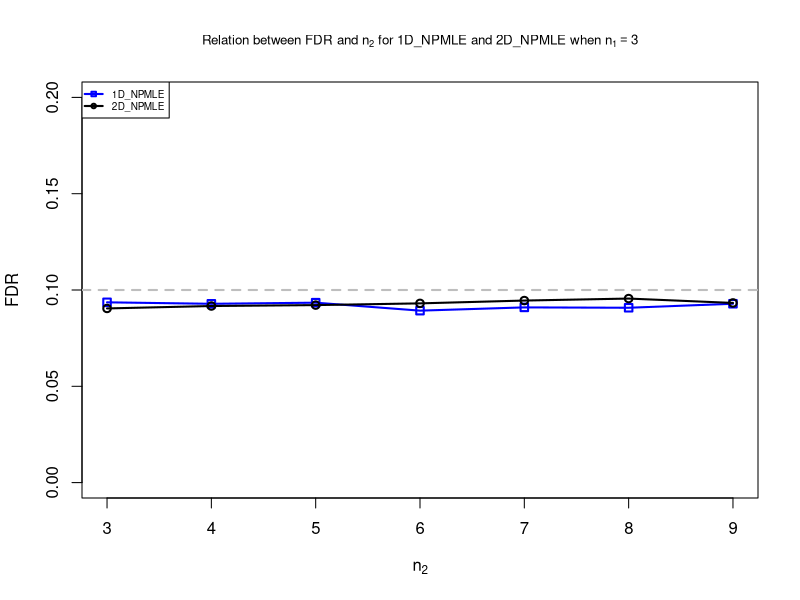
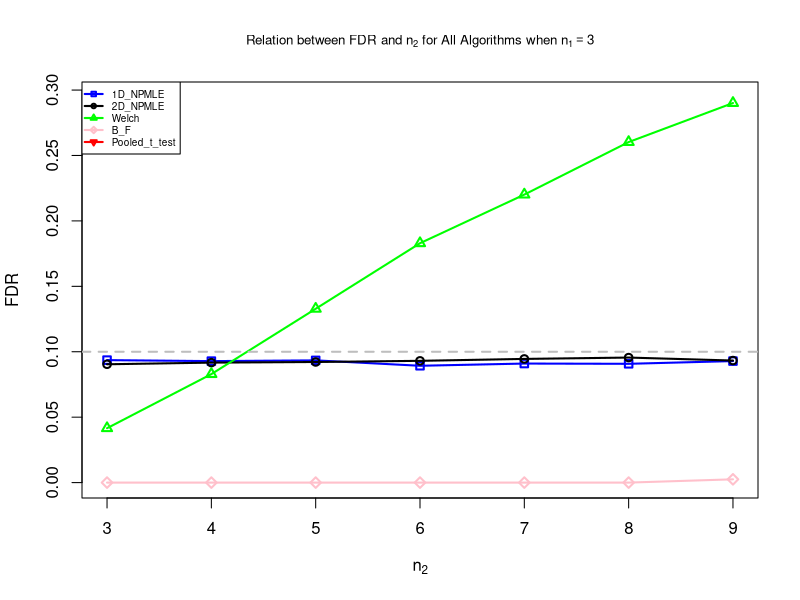
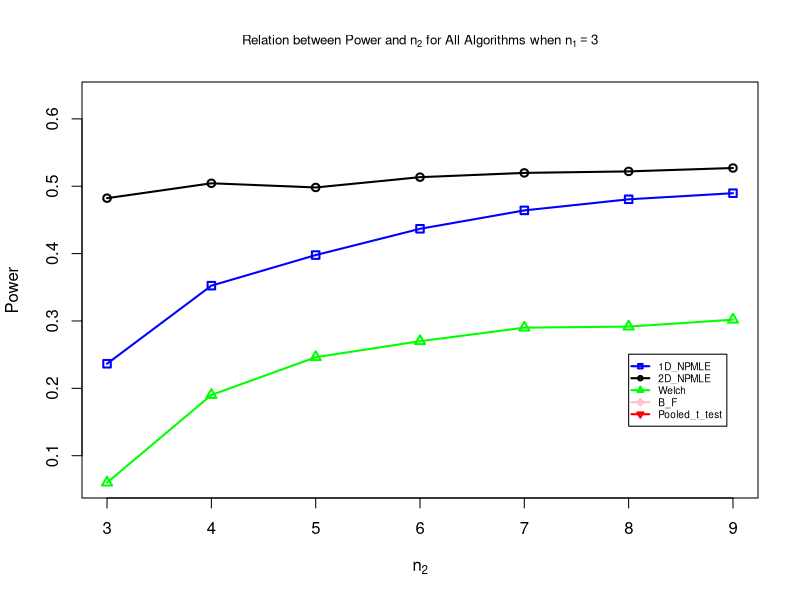
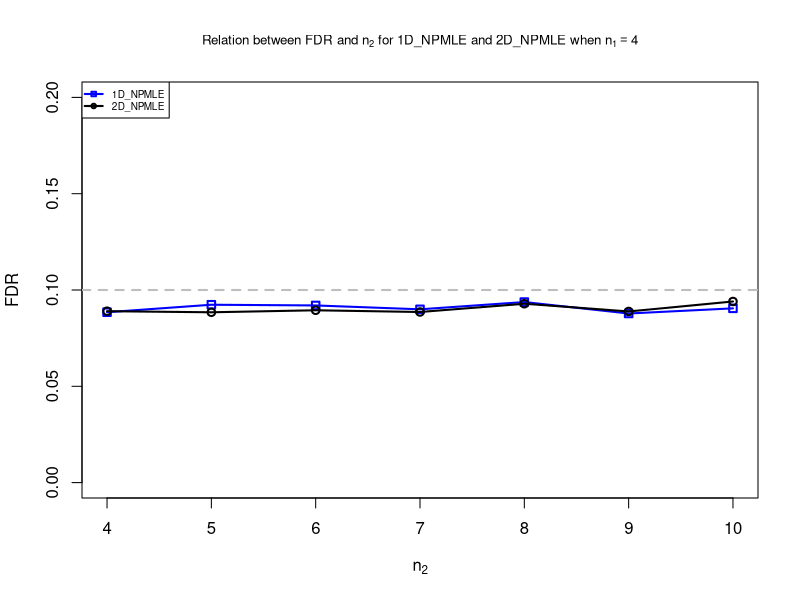
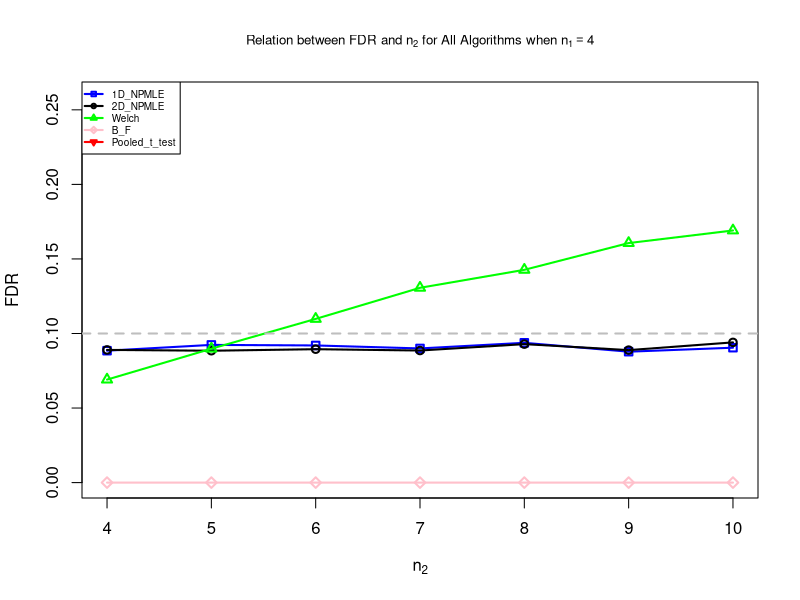
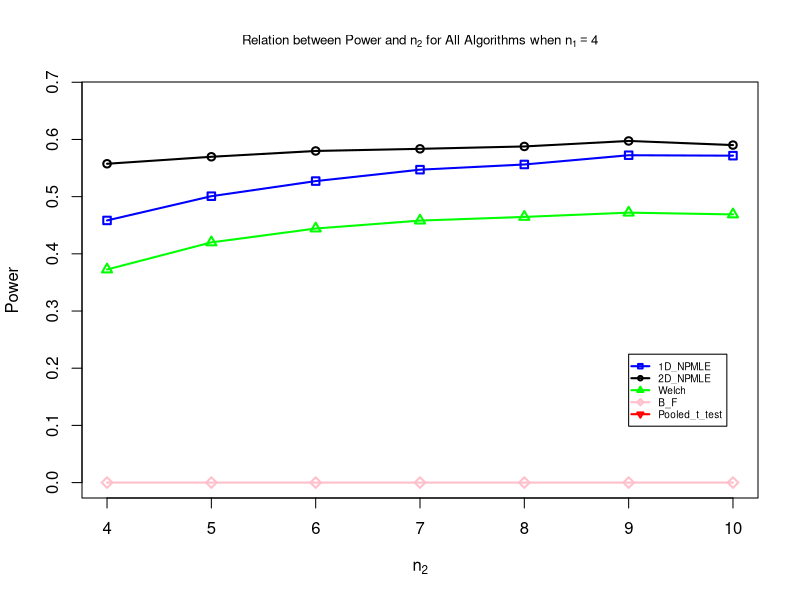
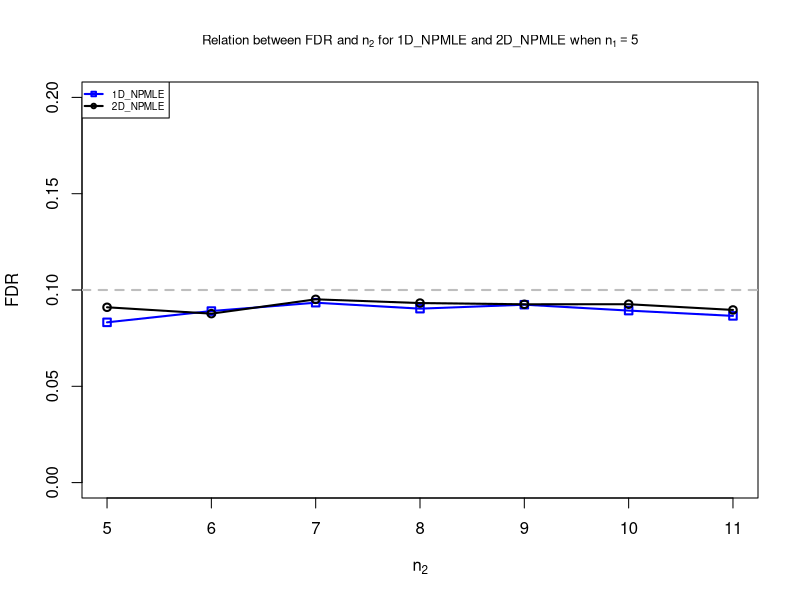
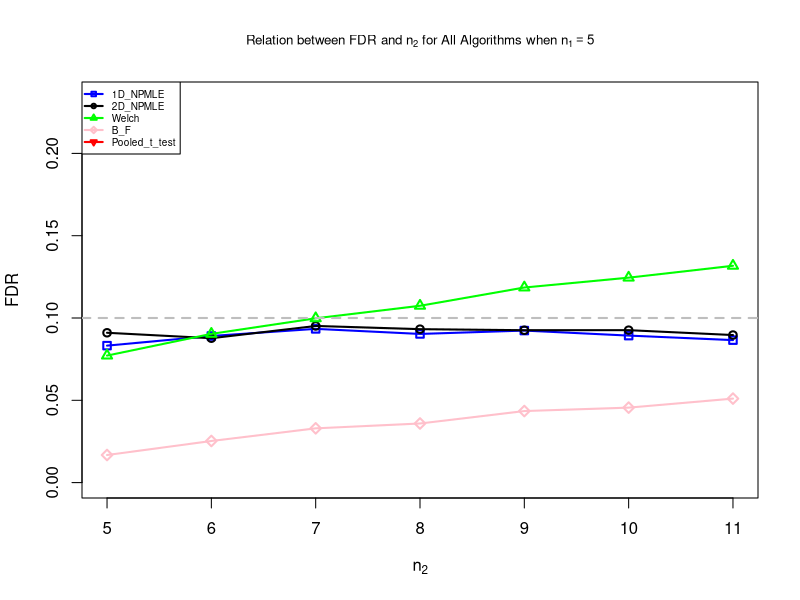

Write R code to recreate these figures, in order. (Note: this script raises an error after producing the figures.)
## ---- chunk 1
Full_FDR_Data = read.csv('./Full Data/Full_FDR_Data.csv')
Full_Power_Data = read.csv('./Full Data/Full_Power_Data.csv')
## ---- chunk 2
Full_Power_Data
## ---- chunk 3
Plotter = function(n1, length_n2, Full_FDR_Data, Full_Power_Data) {
  n2_range = c(n1: (n1 + length_n2 - 1))
  FDR_n1 = Full_FDR_Data[Full_FDR_Data$n1 == n1 & (Full_FDR_Data$n2 %in% n2_range), ]
  Power_n1 = Full_Power_Data[Full_Power_Data$n1 == n1 & (Full_Power_Data$n2 %in% n2_range), ]
  
  # FDR with 1D_NPMLE, 2D_NPMLE
  main = substitute(expression(paste('Relation between FDR and ', n[2], ' for 1D_NPMLE and 2D_NPMLE when ', n[1] == N1)), list(N1 = n1))
  plot(FDR_n1$n2, FDR_n1$X1D_NPMLE, type = 'o', pch = 0, col = 'blue', lwd = 2, xlab = expression(n[2]), ylab = 'FDR', main = eval(main), cex.main = 0.8, ylim = c(0, 0.2))
  lines(FDR_n1$n2, FDR_n1$X2D_NPMLE, type = 'o', pch = 1, col = 'black', lwd = 2)
  abline(h = 0.1, lwd = 2, col = 'grey', lty = 2)
  legend('topleft', c('1D_NPMLE', '2D_NPMLE'), col=c('blue', 'black'), pch = c(0, 1), lwd=2, lty = 1, cex = 0.6)
  
  # FDR with all algorithms
  main = substitute(expression(paste('Relation between FDR and ', n[2], ' for All Algorithms when ', n[1] == N1)), list(N1 = n1))
  plot(FDR_n1$n2, FDR_n1$X1D_NPMLE, type = 'o', pch = 0, col = 'blue', lwd = 2, xlab = expression(n[2]), ylab = 'FDR', main = eval(main), cex.main = 0.8, ylim = c(0, max(FDR_n1[, c(3,4,5,6,7)])))
  lines(FDR_n1$n2, FDR_n1$X2D_NPMLE, type = 'o', pch = 1, col = 'black', lwd = 2)
  lines(FDR_n1$n2, FDR_n1$Welch, type = 'o', pch = 2, col = 'green', lwd = 2)
  lines(FDR_n1$n2, FDR_n1$B_F, type = 'o', pch = 5, col = 'pink', lwd = 2)
  lines(FDR_n1$n2, FDR_n1$t_test, type = 'o', pch = 6, col = 'red', lwd = 2)
  abline(h = 0.1, lwd = 2, col = 'grey', lty = 2)
  legend('topleft', c('1D_NPMLE', '2D_NPMLE', 'Welch', 'B_F', 'Pooled_t_test'), col=c('blue', 'black', 'green', 'pink', 'red'), pch = c(0,1,2,5,6), lwd=2, lty = 1, cex = 0.6)
  
  # Power with all algorithms
  main = substitute(expression(paste('Relation between Power and ', n[2], ' for All Algorithms when ', n[1] == N1)), list(N1 = n1))
  plot(Power_n1$n2, Power_n1$X1D_NPMLE, type = 'o', pch = 0, col = 'blue', lwd = 2, xlab = expression(n[2]), ylab = 'Power', main = eval(main), cex.main = 0.8, ylim = c(min(Power_n1[, c(3,4,5,6,7)]), max(Power_n1[, c(3,4,5,6,7)])))
  lines(Power_n1$n2, Power_n1$X2D_NPMLE, type = 'o', pch = 1, col = 'black', lwd = 2)
  lines(Power_n1$n2, Power_n1$Welch, type = 'o', pch = 2, col = 'green', lwd = 2)
  lines(Power_n1$n2, Power_n1$B_F, type = 'o', pch = 5, col = 'pink', lwd = 2)
  lines(Power_n1$n2, Power_n1$t_test, type = 'o', pch = 6, col = 'red', lwd = 2)
  legend(n1 + length_n2 - 2, 2/3*min(Power_n1[, c(3,4,5,6,7)]) + 1/3*max(Power_n1[, c(3,4,5,6,7)]), c('1D_NPMLE', '2D_NPMLE', 'Welch', 'B_F', 'Pooled_t_test'), col=c('blue', 'black', 'green', 'pink', 'red'), pch = c(0,1,2,5,6), lwd=2, lty = 1, cex = 0.6)
}
## ---- chunk 4
n1 = 3
length_n2 = 7
## ---- chunk 5
Plotter(n1, length_n2, Full_FDR_Data, Full_Power_Data)
## ---- chunk 6
n1 = 4
length_n2 = 7
## ---- chunk 7
Plotter(n1, length_n2, Full_FDR_Data, Full_Power_Data)
## ---- chunk 8
n1 = 5
length_n2 = 7
## ---- chunk 9
Plotter(n1, length_n2, Full_FDR_Data, Full_Power_Data)
## ---- chunk 10
n1 = 6
length_n2 = 7
## ---- chunk 11
Plotter(n1, length_n2, Full_FDR_Data, Full_Power_Data)
## ---- chunk 12
n1 = 7
length_n2 = 7
## ---- chunk 13
Plotter(n1, length_n2, Full_FDR_Data, Full_Power_Data)
## ---- chunk 14
FDR_plotter = function(n1, length_n2, Full_FDR_Data) {
  n2_range = c(n1: (n1 + length_n2 - 1))
  FDR_n1 = Full_FDR_Data[Full_FDR_Data$n1 == n1 & (Full_FDR_Data$n2 %in% n2_range), ]
  
  #main = substitute(expression(paste('Relation between FDR and ', n[2], ' for All Algorithms when ', n[1] == N1)), list(N1 = n1))
  #plot(FDR_n1$n2, FDR_n1$X1D_NPMLE, type = 'o', pch = 0, col = 'blue', lwd = 2, xlab = expression(n[2]), ylab = 'FDR', main = eval(main), cex.main = 0.8, ylim = c(0, max(FDR_n1[, c(3,4,5,6,7)])))
  plot(FDR_n1$n2, FDR_n1$X1D_NPMLE, type = 'o', pch = 0, col = 'blue', lwd = 2, xlab = expression(K[B]), ylab = 'FDR', ylim = c(0, max(FDR_n1[, c(3,4,5,6,7,8,9)], 0.1)), cex.lab = 1.2)
  lines(FDR_n1$n2, FDR_n1$X2D_NPMLE, type = 'o', pch = 1, col = 'black', lwd = 2)
  lines(FDR_n1$n2, FDR_n1$Welch, type = 'o', pch = 2, col = 'green', lwd = 2)
  lines(FDR_n1$n2, FDR_n1$B_F, type = 'o', pch = 5, col = 'pink', lwd = 2)
  lines(FDR_n1$n2, FDR_n1$Pooled_t, type = 'o', pch = 6, col = 'red', lwd = 2)
  lines(FDR_n1$n2, FDR_n1$EV2_NPMLE, type = 'o', pch = 7, col = 'darkblue', lwd = 2)
  abline(h = 0.1, lwd = 2, col = 'grey', lty = 2)
  #legend('topleft', c('1D_NPMLE', '2D_NPMLE', 'Welch', 'B_F', 'Pooled_t_test'), col=c('blue', 'black', 'green', 'pink', 'red'), pch = c(0,1,2,5,6), lwd=2, lty = 1, cex = 0.6)
}

Power_plotter = function(n1, length_n2, Full_Power_Data) {
  n2_range = c(n1: (n1 + length_n2 - 1))
  Power_n1 = Full_Power_Data[Full_Power_Data$n1 == n1 & (Full_Power_Data$n2 %in% n2_range), ]
  
  #main = substitute(expression(paste('Relation between Power and ', n[2], ' for All Algorithms when ', n[1] == N1)), list(N1 = n1))
  #plot(Power_n1$n2, Power_n1$X1D_NPMLE, type = 'o', pch = 0, col = 'blue', lwd = 2, xlab = expression(n[2]), ylab = 'Power', main = eval(main), cex.main = 0.8, ylim = c(min(Power_n1[, c(3,4,5,6,7)]), max(Power_n1[, c(3,4,5,6,7)])))
  plot(Power_n1$n2, Power_n1$X1D_NPMLE, type = 'o', pch = 0, col = 'blue', lwd = 2, xlab = expression(K[B]), ylab = 'Power', ylim = c(0, max(Power_n1[, c(3,4,5,6,7,8,9)])), cex.lab = 1.2)
  lines(Power_n1$n2, Power_n1$X2D_NPMLE, type = 'o', pch = 1, col = 'black', lwd = 2)
  lines(Power_n1$n2, Power_n1$Welch, type = 'o', pch = 2, col = 'green', lwd = 2)
  lines(Power_n1$n2, Power_n1$B_F, type = 'o', pch = 5, col = 'pink', lwd = 2)
  lines(Power_n1$n2, Power_n1$Pooled_t, type = 'o', pch = 6, col = 'red', lwd = 2)
  lines(Power_n1$n2, Power_n1$EV2_NPMLE, type = 'o', pch = 7, col = 'darkblue', lwd = 2)
  #legend(n1 + length_n2 - 2, 2/3*min(Power_n1[, c(3,4,5,6,7)]) + 1/3*max(Power_n1[, c(3,4,5,6,7)]), c('1D_NPMLE', '2D_NPMLE', 'Welch', 'B_F', 'Pooled_t_test'), col=c('blue', 'black', 'green', 'pink', 'red'), pch = c(0,1,2,5,6), lwd=2, lty = 1, cex = 0.6)
}
## ---- chunk 15
#par(mfrow = c(3,2))
png("combined_plot_with_legend.png", width = 3200, height = 2400, res = 300)
par(mfrow = c(2, 2), mar = c(2.5,2.5,2.5,2.5), oma = c(1, 1, 0, 13), mgp = c(1.5, 0.5, 0))
FDR_plotter(3,7,Full_FDR_Data)
Power_plotter(3,7,Full_Power_Data)
FDR_plotter(5,7,Full_FDR_Data)
Power_plotter(5,7,Full_Power_Data)
#FDR_plotter(7,7,Full_FDR_Data)
#Power_plotter(7,7,Full_Power_Data)
#par(mfrow = c(1,1))
par(xpd = NA)
legend('topright', c('1D_NPMLE', '2D_NPMLE', 'Welch', 'B_F', 'Pooled_t_test', 'EV_NPMLE'), col=c('blue', 'black', 'green', 'pink', 'red', 'darkblue'), pch = c(0,1,2,5,6,7), lwd=2, lty = 1, cex = 1.5, inset = c(-0.7, -1.272))
dev.off()
## ---- chunk 16
FDR_equ = Full_FDR_Data[Full_FDR_Data$n1 == Full_FDR_Data$n2, ]
main = expression(paste('Relation between FDR and ', n[2], ' for All Algorithms when ', n[1], ' = ', n[2]))
plot(FDR_equ$n2, FDR_equ$X1D_NPMLE, type = 'o', pch = 2, col = 'blue', lwd = 2, xlab = expression(n[2]), ylab = 'FDR', main = main, cex.main = 0.8, ylim = c(0, max(FDR_equ[, c(3,4,5,6)])))
lines(FDR_equ$n2, FDR_equ$X2D_NPMLE, type = 'o', pch = 2, col = 'black', lwd = 2)
lines(FDR_equ$n2, FDR_equ$Welch, type = 'o', pch = 2, col = 'green', lwd = 2)
lines(FDR_equ$n2, FDR_equ$Pooled_t, type = 'o', pch = 2, col = 'red', lwd = 2)
abline(h = 0.1, lwd = 2, col = 'grey', lty = 2)
legend('bottomleft', c('1D_NPMLE', '2D_NPMLE', 'Welch', 'Pooled_t_test'), col=c('blue', 'black', 'green', 'red'), lwd=2, lty = 1, cex = 0.7)
## ---- chunk 17
Power_equ = Full_Power_Data[Full_Power_Data$n1 == Full_Power_Data$n2, ]
main = expression(paste('Relation between Power and ', n[2], ' for All Algorithms when ', n[1], ' = ', n[2]))
plot(Power_equ$n2, Power_equ$X1D_NPMLE, type = 'o', pch = 2, col = 'blue', lwd = 2, xlab = expression(n[2]), ylab = 'Power', main = main, cex.main = 0.8, ylim = c(0, max(Power_equ[, c(3,4,5,6)])))
lines(Power_equ$n2, Power_equ$X2D_NPMLE, type = 'o', pch = 2, col = 'black', lwd = 2)
lines(Power_equ$n2, Power_equ$Welch, type = 'o', pch = 2, col = 'green', lwd = 2)
lines(Power_equ$n2, Power_equ$Pooled_t, type = 'o', pch = 2, col = 'red', lwd = 2)
legend('bottomright', c('1D_NPMLE', '2D_NPMLE', 'Welch', 'Pooled_t_test'), col=c('blue', 'black', 'green', 'red'), lwd=2, lty = 1, cex = 0.7)
